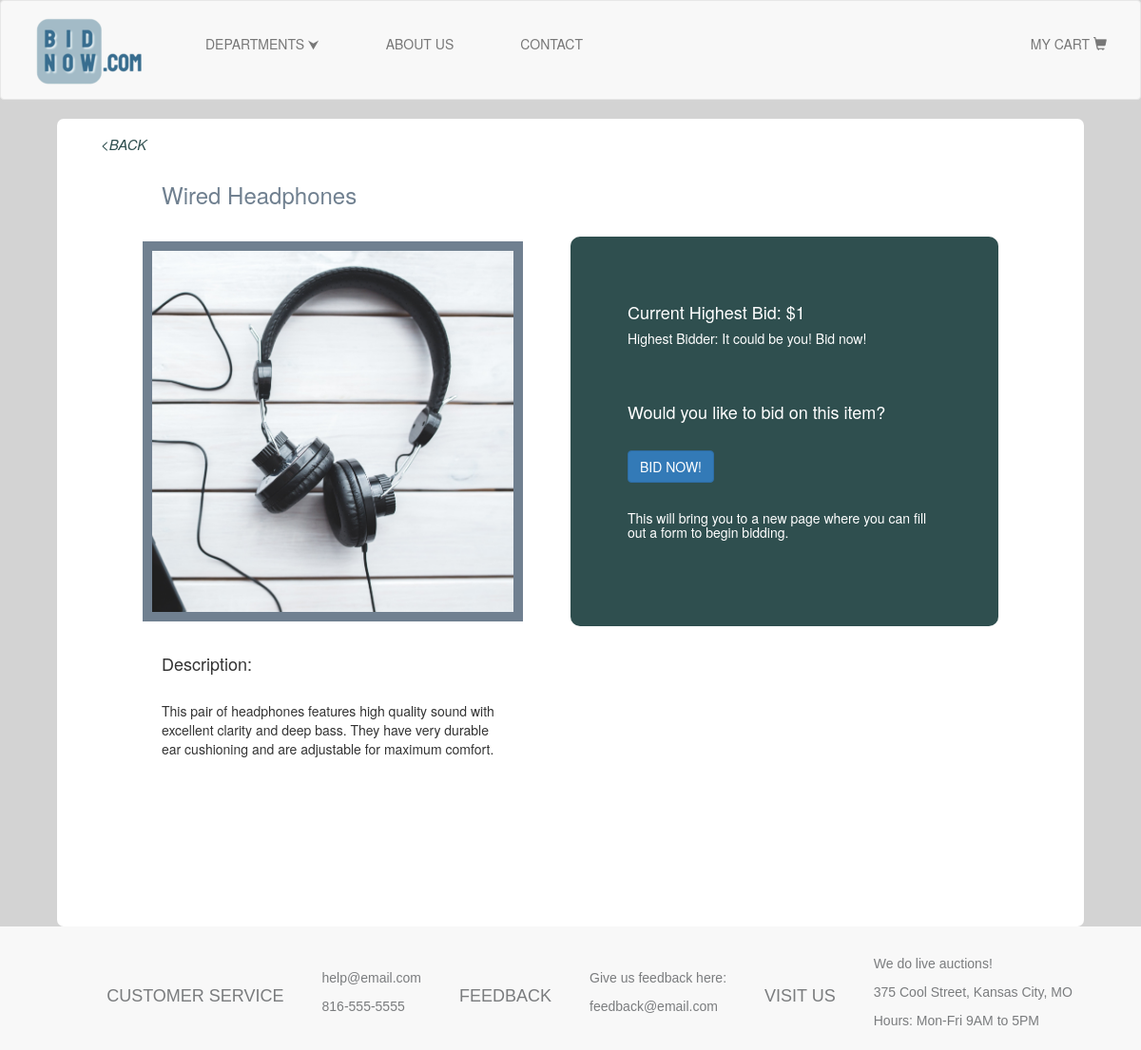
Page /headphones.php?id=2 on the committed database.
### tables this page shows
CREATE TABLE Items
(
ItemID INT AUTO_INCREMENT,
ItemName VARCHAR(25) NOT NULL,
ItemDescr VARCHAR(500),
DeptCode VARCHAR(4) NOT NULL,
ItemStatus ENUM('ACTIVE', 'SOLD') DEFAULT 'ACTIVE' NOT NULL,

CONSTRAINT PK_ITEMID PRIMARY KEY(ItemID),
CONSTRAINT FK_DEPTCODE FOREIGN KEY(DeptCode) REFERENCES Departments(DeptCode)
);

### product_info.php (called while the page is built, shortened)
<?php
	require_once 'connection.php';
	$connection = mysqli_connect($db_hostname, $db_username, $db_password, $db_database);
	$id = $_GET['id'];
	$query = "SELECT ItemName, ItemDescr, ItemStatus FROM Items WHERE ItemID = $id";
	$result = mysqli_query($connection, $query);
	$row = mysqli_fetch_assoc($result);
	$item_name = $row['ItemName'];
	$description = $row['ItemDescr'];
	$query = "SELECT BidderF_Name, BidderL_Name, BidAmount FROM Bids WHERE
				BidAmount = (SELECT MAX(BidAmount) FROM Bids WHERE ItemID = $id)";
	$result = mysqli_query($connection, $query);
	$row = mysqli_fetch_assoc($result);
	$bidder_name = $row['BidderF_Name'] . " " . $row['BidderL_Name'];
	if($bidder_name == " ")
		$bidder_name = "It could be you! Bid now!";
	$price = $row['BidAmount'];
	if(empty(trim($price)))
		$price = 1.00;
?>

### headphones.php (the view, shortened to what this page needs)
<!DOCTYPE html>
<html lang="en" xmlns="http://www.w3.org/1999/xhtml">
<head>
	<?php include 'product_info.php'; ?>
    <link rel="stylesheet" href="https://maxcdn.bootstrapcdn.com/bootstrap/3.3.6/css/bootstrap.css">
    <link rel="stylesheet" type="text/css" href="ProjectStyleSheet.css" />
</head>
<body>
    <?php include 'Header.php';?>
    <div class="productDiv">
        <a href="Electronics.php?dept=ELEC"><p class="back"><symbol>&#60</symbol>BACK</p></a>
        <h3><?php echo $item_name; ?></h3>
        <table class="ptable">
            <tr>
                <td><img src="images/headphones.jpg" class="bigProduct" /></td>
                <td class="bid">
                    <h4>Current Highest Bid: $<?php echo $price; ?></h4>
                    <h5>Highest Bidder: <?php echo $bidder_name; ?></h5>
                    <br /><br />
                    <h4 id="text">Would you like to bid on this item?</h4>
                    <br />
                    <a class="btn btn-primary" href="BidForm.php?id=2" onclick="dateFunction()" id="button" target="blank">BID NOW!</a>
                    <br /><br />
                    <h5 id="time">This will bring you to a new page where you can fill out a form to begin bidding.</h5>
                </td>
            </tr>
        </table>
        <div style="width:45%">
            <h4 class="text">Description:</h4>
            <p class="text"><?php echo $description; ?></p>
        </div>
    </div>
        <?php include 'Footer.php';?>
</body>
</html>

### ProjectStyleSheet.css (style rules this page uses)
h3 { font-weight: 100; color: slategray; margin: 30px; margin-left: 70px; }
.text { margin: 30px; margin-left: 70px; }
.productDiv { background-color: white; width: 90%; height: 850px; padding: 10px 40px; margin: auto; border-radius: 7px; margin-top: 20px; }
.bigProduct { width: 400px; height: 400px; border: 10px solid slategray; }
.back { color: darkslategrey; font-size: 15px; font-style: italic; margin-left: 14px; margin: 6px; }
.ptable { width: 90%; height: 400px; margin-left: auto; margin-right: auto; margin-top: 10px; margin-bottom: auto; text-align: left; }
.bid { background-color: darkslategray; color: white; padding: 60px; border-radius: 10px; width: 50%; }

### rows in the picture
items: ItemName "Wired Headphones", ItemDescr "This pair of headphones features high quality sound with excellent clarity and deep bass. They have very durable ear cushioning and are adjustable for maximum comfort."

### other values in the picture
$price "1"
$bidder_name "It could be you! Bid now!"
